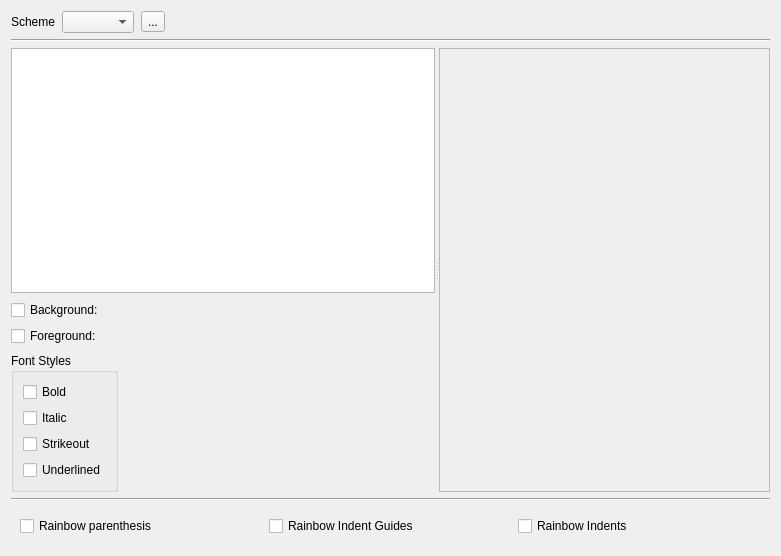
<?xml version="1.0" encoding="UTF-8"?>
<ui version="4.0">
 <class>EditorColorSchemeWidget</class>
 <widget class="QWidget" name="EditorColorSchemeWidget">
  <property name="geometry">
   <rect>
    <x>0</x>
    <y>0</y>
    <width>781</width>
    <height>556</height>
   </rect>
  </property>
  <property name="sizePolicy">
   <sizepolicy hsizetype="Preferred" vsizetype="Preferred">
    <horstretch>0</horstretch>
    <verstretch>0</verstretch>
   </sizepolicy>
  </property>
  <property name="windowTitle">
   <string>Form</string>
  </property>
  <layout class="QVBoxLayout" name="verticalLayout">
   <item>
    <widget class="QWidget" name="widget" native="true">
     <layout class="QHBoxLayout" name="horizontalLayout">
      <property name="spacing">
       <number>7</number>
      </property>
      <property name="leftMargin">
       <number>0</number>
      </property>
      <property name="topMargin">
       <number>0</number>
      </property>
      <property name="rightMargin">
       <number>0</number>
      </property>
      <property name="bottomMargin">
       <number>0</number>
      </property>
      <item>
       <widget class="QLabel" name="label">
        <property name="text">
         <string>Scheme</string>
        </property>
       </widget>
      </item>
      <item>
       <widget class="QPatchedComboBox" name="cbScheme"/>
      </item>
      <item>
       <widget class="QToolButton" name="btnSchemeMenu">
        <property name="visible">
        <bool>false</bool>
        </property>
        <property name="text">
         <string>...</string>
        </property>
       </widget>
      </item>
      <item>
       <spacer name="horizontalSpacer">
        <property name="orientation">
         <enum>Qt::Horizontal</enum>
        </property>
        <property name="sizeHint" stdset="0">
         <size>
          <width>40</width>
          <height>20</height>
         </size>
        </property>
       </spacer>
      </item>
     </layout>
    </widget>
   </item>
   <item>
    <widget class="Line" name="line">
     <property name="orientation">
      <enum>Qt::Horizontal</enum>
     </property>
    </widget>
   </item>
   <item>
    <widget class="QWidget" name="widget_2" native="true">
     <property name="sizePolicy">
      <sizepolicy hsizetype="Preferred" vsizetype="Expanding">
       <horstretch>0</horstretch>
       <verstretch>0</verstretch>
      </sizepolicy>
     </property>
     <layout class="QHBoxLayout" name="horizontalLayout_3">
      <property name="leftMargin">
       <number>0</number>
      </property>
      <property name="topMargin">
       <number>0</number>
      </property>
      <property name="rightMargin">
       <number>0</number>
      </property>
      <property name="bottomMargin">
       <number>0</number>
      </property>
      <item>
       <widget class="QSplitter" name="splitter">
        <property name="orientation">
         <enum>Qt::Horizontal</enum>
        </property>
        <widget class="QWidget" name="widget_3" native="true">
         <property name="enabled">
          <bool>true</bool>
         </property>
         <property name="sizePolicy">
          <sizepolicy hsizetype="Preferred" vsizetype="Preferred">
           <horstretch>1</horstretch>
           <verstretch>0</verstretch>
          </sizepolicy>
         </property>
         <layout class="QVBoxLayout" name="verticalLayout_2">
          <property name="spacing">
           <number>7</number>
          </property>
          <property name="leftMargin">
           <number>0</number>
          </property>
          <property name="topMargin">
           <number>0</number>
          </property>
          <property name="rightMargin">
           <number>0</number>
          </property>
          <property name="bottomMargin">
           <number>0</number>
          </property>
          <item>
           <widget class="QTreeView" name="treeItems">
            <property name="sizePolicy">
             <sizepolicy hsizetype="Preferred" vsizetype="Expanding">
              <horstretch>0</horstretch>
              <verstretch>0</verstretch>
             </sizepolicy>
            </property>
            <property name="editTriggers">
             <set>QAbstractItemView::NoEditTriggers</set>
            </property>
            <attribute name="headerVisible">
             <bool>false</bool>
            </attribute>
           </widget>
          </item>
          <item>
           <widget class="QWidget" name="widget_5" native="true">
            <layout class="QVBoxLayout" name="verticalLayout_4">
             <property name="spacing">
              <number>7</number>
             </property>
             <property name="leftMargin">
              <number>0</number>
             </property>
             <property name="topMargin">
              <number>0</number>
             </property>
             <property name="rightMargin">
              <number>0</number>
             </property>
             <property name="bottomMargin">
              <number>0</number>
             </property>
             <item>
              <widget class="QWidget" name="widgetSchemeItem" native="true">
               <property name="enabled">
                <bool>true</bool>
               </property>
               <layout class="QGridLayout" name="gridLayout">
                <property name="leftMargin">
                 <number>0</number>
                </property>
                <property name="topMargin">
                 <number>0</number>
                </property>
                <property name="rightMargin">
                 <number>0</number>
                </property>
                <property name="bottomMargin">
                 <number>0</number>
                </property>
                <item row="0" column="1">
                 <widget class="QCheckBox" name="cbBackground">
                  <property name="text">
                   <string>Background:</string>
                  </property>
                 </widget>
                </item>
                <item row="1" column="1">
                 <widget class="QCheckBox" name="cbForeground">
                  <property name="text">
                   <string>Foreground:</string>
                  </property>
                 </widget>
                </item>
                <item row="1" column="2">
                 <widget class="ColorEdit" name="colorForeground">
                  <property name="sizePolicy">
                   <sizepolicy hsizetype="Preferred" vsizetype="Preferred">
                    <horstretch>0</horstretch>
                    <verstretch>0</verstretch>
                   </sizepolicy>
                  </property>
                  <property name="frameShape">
                   <enum>QFrame::StyledPanel</enum>
                  </property>
                  <property name="frameShadow">
                   <enum>QFrame::Raised</enum>
                  </property>
                 </widget>
                </item>
                <item row="0" column="3">
                 <spacer name="horizontalSpacer_2">
                  <property name="orientation">
                   <enum>Qt::Horizontal</enum>
                  </property>
                  <property name="sizeHint" stdset="0">
                   <size>
                    <width>40</width>
                    <height>20</height>
                   </size>
                  </property>
                 </spacer>
                </item>
                <item row="0" column="2">
                 <widget class="ColorEdit" name="colorBackground">
                  <property name="sizePolicy">
                   <sizepolicy hsizetype="Preferred" vsizetype="Preferred">
                    <horstretch>0</horstretch>
                    <verstretch>0</verstretch>
                   </sizepolicy>
                  </property>
                  <property name="frameShape">
                   <enum>QFrame::StyledPanel</enum>
                  </property>
                  <property name="frameShadow">
                   <enum>QFrame::Raised</enum>
                  </property>
                 </widget>
                </item>
               </layout>
              </widget>
             </item>
             <item>
              <widget class="QWidget" name="widget_4" native="true">
               <layout class="QHBoxLayout" name="horizontalLayout_2">
                <property name="leftMargin">
                 <number>0</number>
                </property>
                <property name="topMargin">
                 <number>0</number>
                </property>
                <property name="rightMargin">
                 <number>0</number>
                </property>
                <property name="bottomMargin">
                 <number>0</number>
                </property>
                <item>
                 <widget class="QGroupBox" name="grpFontStyles">
                  <property name="title">
                   <string>Font Styles</string>
                  </property>
                  <layout class="QVBoxLayout" name="verticalLayout_3">
                   <item>
                    <widget class="QCheckBox" name="cbBold">
                     <property name="text">
                      <string>Bold</string>
                     </property>
                    </widget>
                   </item>
                   <item>
                    <widget class="QCheckBox" name="cbItalic">
                     <property name="text">
                      <string>Italic</string>
                     </property>
                    </widget>
                   </item>
                   <item>
                    <widget class="QCheckBox" name="cbStrikeout">
                     <property name="text">
                      <string>Strikeout</string>
                     </property>
                    </widget>
                   </item>
                   <item>
                    <widget class="QCheckBox" name="cbUnderlined">
                     <property name="text">
                      <string>Underlined</string>
                     </property>
                    </widget>
                   </item>
                  </layout>
                 </widget>
                </item>
                <item>
                 <spacer name="horizontalSpacer_3">
                  <property name="orientation">
                   <enum>Qt::Horizontal</enum>
                  </property>
                  <property name="sizeHint" stdset="0">
                   <size>
                    <width>40</width>
                    <height>20</height>
                   </size>
                  </property>
                 </spacer>
                </item>
               </layout>
              </widget>
             </item>
            </layout>
           </widget>
          </item>
         </layout>
        </widget>
        <widget class="Editor" name="editDemo">
         <property name="sizePolicy">
          <sizepolicy hsizetype="Expanding" vsizetype="Expanding">
           <horstretch>2</horstretch>
           <verstretch>0</verstretch>
          </sizepolicy>
         </property>
         <property name="frameShape">
          <enum>QFrame::StyledPanel</enum>
         </property>
         <property name="frameShadow">
          <enum>QFrame::Raised</enum>
         </property>
        </widget>
       </widget>
      </item>
     </layout>
    </widget>
   </item>
   <item>
    <widget class="Line" name="line_2">
     <property name="orientation">
      <enum>Qt::Horizontal</enum>
     </property>
    </widget>
   </item>
   <item>
    <widget class="QWidget" name="widget_6" native="true">
     <layout class="QHBoxLayout" name="horizontalLayout_4">
      <item>
       <widget class="QCheckBox" name="chkRainborParenthesis">
        <property name="text">
         <string>Rainbow parenthesis</string>
        </property>
       </widget>
      </item>
      <item>
       <widget class="QCheckBox" name="chkRainbowIndentGuides">
        <property name="text">
         <string>Rainbow Indent Guides</string>
        </property>
       </widget>
      </item>
      <item>
       <widget class="QCheckBox" name="chkRainbowIndents">
        <property name="text">
         <string>Rainbow Indents</string>
        </property>
       </widget>
      </item>
     </layout>
    </widget>
   </item>
  </layout>
  <action name="actionCopy_Scheme">
   <property name="text">
    <string>Duplicate...</string>
   </property>
  </action>
  <action name="actionRename_Scheme">
   <property name="text">
    <string>Rename...</string>
   </property>
  </action>
  <action name="actionReset_Scheme">
   <property name="text">
    <string>Restore to Default</string>
   </property>
  </action>
  <action name="actionImport_Scheme">
   <property name="text">
    <string>Import Scheme...</string>
   </property>
  </action>
  <action name="actionExport_Scheme">
   <property name="text">
    <string>Export...</string>
   </property>
  </action>
  <action name="actionDelete_Scheme">
   <property name="text">
    <string>Delete...</string>
   </property>
  </action>
 </widget>
 <customwidgets>
  <customwidget>
   <class>Editor</class>
   <extends>QFrame</extends>
   <header>src/editor.h</header>
   <container>1</container>
  </customwidget>
  <customwidget>
   <class>ColorEdit</class>
   <extends>QFrame</extends>
   <header location="global">src/widgets/coloredit.h</header>
   <container>1</container>
  </customwidget>
  <customwidget>
   <class>QPatchedComboBox</class>
   <extends>QComboBox</extends>
   <header location="global">src/widgets/qpatchedcombobox.h</header>
  </customwidget>
 </customwidgets>
 <tabstops>
  <tabstop>cbScheme</tabstop>
  <tabstop>btnSchemeMenu</tabstop>
  <tabstop>treeItems</tabstop>
  <tabstop>cbBackground</tabstop>
  <tabstop>cbForeground</tabstop>
  <tabstop>cbBold</tabstop>
  <tabstop>cbItalic</tabstop>
  <tabstop>cbStrikeout</tabstop>
  <tabstop>cbUnderlined</tabstop>
 </tabstops>
 <resources/>
 <connections/>
</ui>
